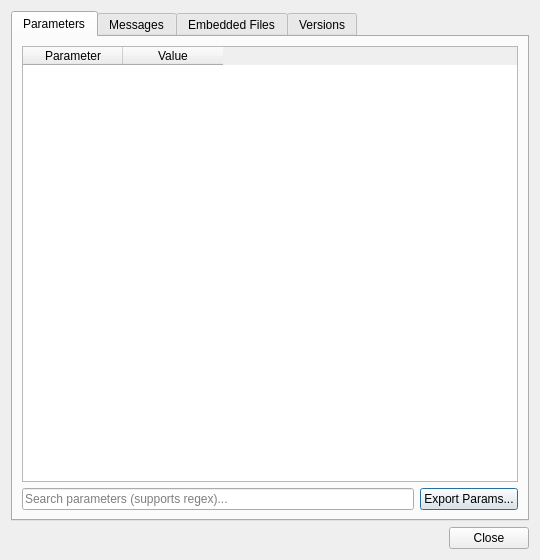
<?xml version="1.0" encoding="UTF-8"?>
<ui version="4.0">
 <class>ArdupilotInfoDialog</class>
 <widget class="QDialog" name="ArdupilotInfoDialog">
  <property name="geometry">
   <rect>
    <x>0</x>
    <y>0</y>
    <width>540</width>
    <height>560</height>
   </rect>
  </property>
  <property name="windowTitle">
   <string>ArduPilot Log Info</string>
  </property>
  <layout class="QVBoxLayout" name="verticalLayout">
   <item>
    <widget class="QTabWidget" name="tabWidget">
     <property name="currentIndex">
      <number>0</number>
     </property>
     <widget class="QWidget" name="tabParams">
      <attribute name="title">
       <string>Parameters</string>
      </attribute>
      <layout class="QVBoxLayout" name="paramsLayout">
       <item>
        <widget class="QTableWidget" name="tableParams">
         <property name="selectionBehavior">
          <enum>QAbstractItemView::SelectRows</enum>
         </property>
         <property name="sortingEnabled">
          <bool>true</bool>
         </property>
         <column>
          <property name="text">
           <string>Parameter</string>
          </property>
         </column>
         <column>
          <property name="text">
           <string>Value</string>
          </property>
         </column>
        </widget>
       </item>
       <item>
        <layout class="QHBoxLayout" name="exportParamsLayout">
         <item>
          <widget class="QLineEdit" name="searchEdit">
           <property name="placeholderText">
            <string>Search parameters (supports regex)...</string>
           </property>
           <property name="toolTip">
            <string>Filter by name — regular expressions are supported (e.g. ^ATC, RATE_.*, INS_ACC)</string>
           </property>
          </widget>
         </item>
         <item>
          <widget class="QPushButton" name="btnExport">
           <property name="text">
            <string>Export Params...</string>
           </property>
          </widget>
         </item>
        </layout>
       </item>
      </layout>
     </widget>
     <widget class="QWidget" name="tabMsgs">
      <attribute name="title">
       <string>Messages</string>
      </attribute>
      <layout class="QVBoxLayout" name="msgsLayout">
       <item>
        <widget class="QTableWidget" name="tableMsgs">
         <property name="selectionBehavior">
          <enum>QAbstractItemView::SelectRows</enum>
         </property>
         <property name="sortingEnabled">
          <bool>false</bool>
         </property>
         <column>
          <property name="text">
           <string>Timestamp (s)</string>
          </property>
         </column>
         <column>
          <property name="text">
           <string>Message</string>
          </property>
         </column>
        </widget>
       </item>
      </layout>
     </widget>
     <widget class="QWidget" name="tabFiles">
      <attribute name="title">
       <string>Embedded Files</string>
      </attribute>
      <layout class="QVBoxLayout" name="filesLayout">
       <item>
        <widget class="QTableWidget" name="tableFiles">
         <property name="selectionBehavior">
          <enum>QAbstractItemView::SelectRows</enum>
         </property>
         <property name="selectionMode">
          <enum>QAbstractItemView::ExtendedSelection</enum>
         </property>
         <property name="sortingEnabled">
          <bool>true</bool>
         </property>
         <column>
          <property name="text">
           <string>Filename</string>
          </property>
         </column>
         <column>
          <property name="text">
           <string>Size</string>
          </property>
         </column>
        </widget>
       </item>
       <item>
        <layout class="QHBoxLayout" name="exportFilesLayout">
         <item>
          <spacer name="exportFilesSpacer">
           <property name="orientation">
            <enum>Qt::Horizontal</enum>
           </property>
           <property name="sizeHint" stdset="0">
            <size>
             <width>40</width>
             <height>20</height>
            </size>
           </property>
          </spacer>
         </item>
         <item>
          <widget class="QPushButton" name="btnExportSelected">
           <property name="text">
            <string>Export Selected...</string>
           </property>
           <property name="enabled">
            <bool>false</bool>
           </property>
          </widget>
         </item>
         <item>
          <widget class="QPushButton" name="btnExportAll">
           <property name="text">
            <string>Export All...</string>
           </property>
           <property name="enabled">
            <bool>false</bool>
           </property>
          </widget>
         </item>
        </layout>
       </item>
      </layout>
     </widget>
     <widget class="QWidget" name="tabVersion">
      <attribute name="title">
       <string>Versions</string>
      </attribute>
      <layout class="QVBoxLayout" name="versionLayout">
       <item>
        <widget class="QTableWidget" name="tableVersion">
         <property name="selectionBehavior">
          <enum>QAbstractItemView::SelectRows</enum>
         </property>
         <property name="editTriggers">
          <set>QAbstractItemView::NoEditTriggers</set>
         </property>
         <property name="sortingEnabled">
          <bool>false</bool>
         </property>
         <column>
          <property name="text">
           <string>Field</string>
          </property>
         </column>
         <column>
          <property name="text">
           <string>Value</string>
          </property>
         </column>
        </widget>
       </item>
      </layout>
     </widget>
    </widget>
   </item>
   <item>
    <widget class="QDialogButtonBox" name="buttonBox">
     <property name="orientation">
      <enum>Qt::Horizontal</enum>
     </property>
     <property name="standardButtons">
      <set>QDialogButtonBox::Close</set>
     </property>
    </widget>
   </item>
  </layout>
 </widget>
 <resources/>
 <connections>
  <connection>
   <sender>buttonBox</sender>
   <signal>rejected()</signal>
   <receiver>ArdupilotInfoDialog</receiver>
   <slot>reject()</slot>
   <hints>
    <hint type="sourcelabel">
     <x>270</x>
     <y>540</y>
    </hint>
    <hint type="destinationlabel">
     <x>270</x>
     <y>280</y>
    </hint>
   </hints>
  </connection>
 </connections>
</ui>
